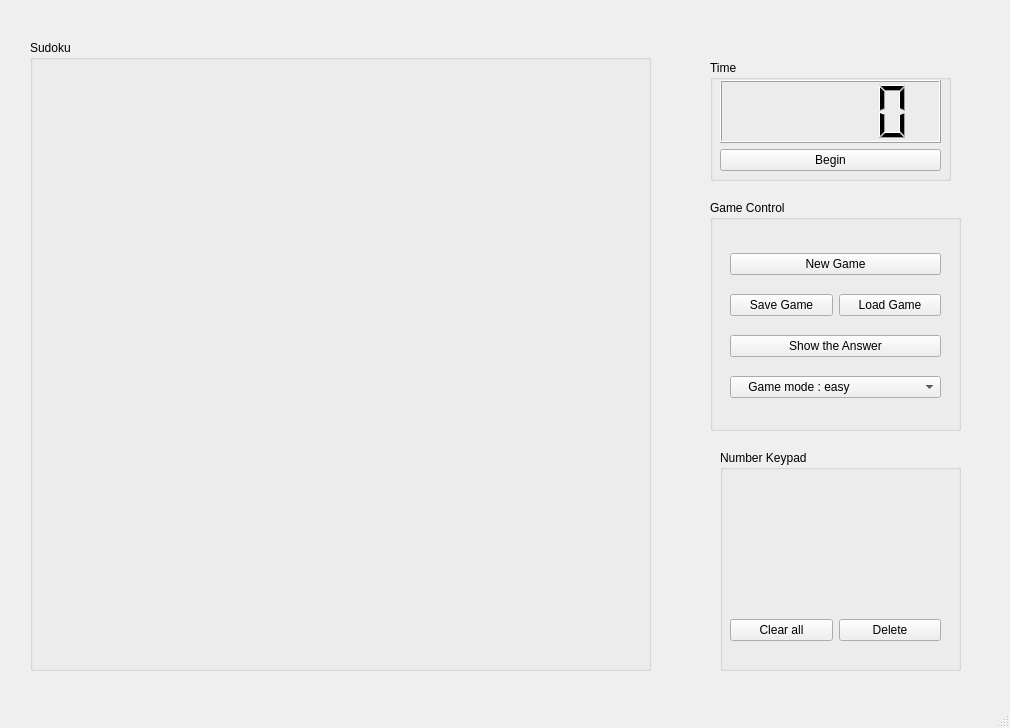
<?xml version="1.0" encoding="UTF-8"?>
<ui version="4.0">
 <class>MainWindow</class>
 <widget class="QMainWindow" name="MainWindow">
  <property name="geometry">
   <rect>
    <x>0</x>
    <y>0</y>
    <width>1010</width>
    <height>728</height>
   </rect>
  </property>
  <property name="windowTitle">
   <string>MainWindow</string>
  </property>
  <widget class="QWidget" name="centralwidget">
   <widget class="QGroupBox" name="groupBox_sudoku">
    <property name="geometry">
     <rect>
      <x>30</x>
      <y>40</y>
      <width>621</width>
      <height>631</height>
     </rect>
    </property>
    <property name="title">
     <string>Sudoku</string>
    </property>
   </widget>
   <widget class="QGroupBox" name="groupBox_gamecontrol">
    <property name="geometry">
     <rect>
      <x>710</x>
      <y>200</y>
      <width>251</width>
      <height>231</height>
     </rect>
    </property>
    <property name="title">
     <string>Game Control</string>
    </property>
    <widget class="QWidget" name="gamecontrol" native="true">
     <property name="geometry">
      <rect>
       <x>10</x>
       <y>20</y>
       <width>241</width>
       <height>211</height>
      </rect>
     </property>
     <widget class="QWidget" name="layoutWidget">
      <property name="geometry">
       <rect>
        <x>10</x>
        <y>20</y>
        <width>211</width>
        <height>171</height>
       </rect>
      </property>
      <layout class="QGridLayout" name="gridLayout">
       <item row="2" column="0" colspan="2">
        <widget class="QPushButton" name="Computerplay">
         <property name="text">
          <string>Show the Answer</string>
         </property>
        </widget>
       </item>
       <item row="1" column="1">
        <widget class="QPushButton" name="Load">
         <property name="text">
          <string>Load Game</string>
         </property>
        </widget>
       </item>
       <item row="1" column="0">
        <widget class="QPushButton" name="Save">
         <property name="text">
          <string>Save Game</string>
         </property>
        </widget>
       </item>
       <item row="0" column="0" colspan="2">
        <widget class="QPushButton" name="Newgame">
         <property name="text">
          <string>New Game</string>
         </property>
        </widget>
       </item>
       <item row="3" column="0" colspan="2">
        <widget class="QComboBox" name="comboBox">
         <item>
          <property name="text">
           <string>    Game mode : easy</string>
          </property>
         </item>
         <item>
          <property name="text">
           <string>    Game mode : normal</string>
          </property>
         </item>
         <item>
          <property name="text">
           <string>    Game mode : hard</string>
          </property>
         </item>
        </widget>
       </item>
      </layout>
     </widget>
    </widget>
   </widget>
   <widget class="QGroupBox" name="groupBox_Keypad">
    <property name="geometry">
     <rect>
      <x>720</x>
      <y>450</y>
      <width>241</width>
      <height>221</height>
     </rect>
    </property>
    <property name="title">
     <string>Number Keypad</string>
    </property>
    <widget class="QWidget" name="keypad" native="true">
     <property name="geometry">
      <rect>
       <x>10</x>
       <y>140</y>
       <width>211</width>
       <height>81</height>
      </rect>
     </property>
     <layout class="QGridLayout" name="gridLayout_2">
      <item row="0" column="3">
       <widget class="QPushButton" name="input_delete">
        <property name="text">
         <string>Delete</string>
        </property>
       </widget>
      </item>
      <item row="0" column="2">
       <widget class="QPushButton" name="input_define">
        <property name="text">
         <string>Clear all</string>
        </property>
       </widget>
      </item>
     </layout>
    </widget>
    <widget class="QWidget" name="keypad_number" native="true">
     <property name="geometry">
      <rect>
       <x>10</x>
       <y>20</y>
       <width>211</width>
       <height>141</height>
      </rect>
     </property>
    </widget>
   </widget>
   <widget class="QGroupBox" name="groupBox_time">
    <property name="geometry">
     <rect>
      <x>710</x>
      <y>60</y>
      <width>241</width>
      <height>121</height>
     </rect>
    </property>
    <property name="title">
     <string>Time</string>
    </property>
    <widget class="QWidget" name="layoutWidget">
     <property name="geometry">
      <rect>
       <x>10</x>
       <y>20</y>
       <width>221</width>
       <height>91</height>
      </rect>
     </property>
     <layout class="QVBoxLayout" name="verticalLayout">
      <item>
       <widget class="QLCDNumber" name="timer_show"/>
      </item>
      <item>
       <widget class="QPushButton" name="B_time">
        <property name="text">
         <string>Begin</string>
        </property>
       </widget>
      </item>
     </layout>
    </widget>
   </widget>
  </widget>
  <widget class="QMenuBar" name="menubar">
   <property name="geometry">
    <rect>
     <x>0</x>
     <y>0</y>
     <width>1010</width>
     <height>26</height>
    </rect>
   </property>
  </widget>
  <widget class="QStatusBar" name="statusbar"/>
 </widget>
 <resources/>
 <connections/>
</ui>
